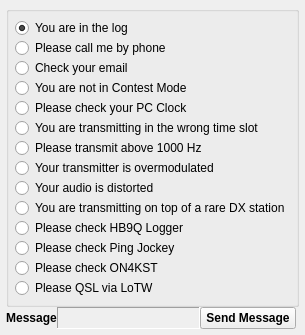
     <widget class="QWidget" name="tab_MSG">
      <attribute name="title">
       <string>General</string>
      </attribute>
      <layout class="QGridLayout" name="gridLayout_12">
       <property name="leftMargin">
        <number>6</number>
       </property>
       <property name="topMargin">
        <number>6</number>
       </property>
       <property name="rightMargin">
        <number>6</number>
       </property>
       <property name="bottomMargin">
        <number>6</number>
       </property>
       <property name="horizontalSpacing">
        <number>3</number>
       </property>
       <property name="verticalSpacing">
        <number>0</number>
       </property>
       <item row="1" column="0" colspan="2">
        <widget class="QGroupBox" name="groupBox_5">
         <property name="sizePolicy">
          <sizepolicy hsizetype="Preferred" vsizetype="MinimumExpanding">
           <horstretch>0</horstretch>
           <verstretch>0</verstretch>
          </sizepolicy>
         </property>
         <property name="title">
          <string/>
         </property>
         <layout class="QGridLayout" name="gridLayout_8">
          <property name="leftMargin">
           <number>6</number>
          </property>
          <property name="topMargin">
           <number>6</number>
          </property>
          <property name="rightMargin">
           <number>6</number>
          </property>
          <property name="bottomMargin">
           <number>6</number>
          </property>
          <property name="verticalSpacing">
           <number>0</number>
          </property>
          <item row="1" column="0">
           <widget class="QRadioButton" name="message2">
            <property name="text">
             <string>Please call me by phone</string>
            </property>
           </widget>
          </item>
          <item row="11" column="0">
           <widget class="QRadioButton" name="message12">
            <property name="text">
             <string>Please check Ping Jockey</string>
            </property>
           </widget>
          </item>
          <item row="0" column="0">
           <widget class="QRadioButton" name="message1">
            <property name="text">
             <string>You are in the log</string>
            </property>
            <property name="checked">
             <bool>true</bool>
            </property>
           </widget>
          </item>
          <item row="5" column="0">
           <widget class="QRadioButton" name="message6">
            <property name="text">
             <string>You are transmitting in the wrong time slot</string>
            </property>
           </widget>
          </item>
          <item row="3" column="0">
           <widget class="QRadioButton" name="message4">
            <property name="text">
             <string>You are not in Contest Mode</string>
            </property>
           </widget>
          </item>
          <item row="8" column="0">
           <widget class="QRadioButton" name="message9">
            <property name="text">
             <string>Your audio is distorted</string>
            </property>
           </widget>
          </item>
          <item row="7" column="0">
           <widget class="QRadioButton" name="message8">
            <property name="text">
             <string>Your transmitter is overmodulated</string>
            </property>
           </widget>
          </item>
          <item row="12" column="0">
           <widget class="QRadioButton" name="message13">
            <property name="text">
             <string>Please check ON4KST</string>
            </property>
           </widget>
          </item>
          <item row="6" column="0">
           <widget class="QRadioButton" name="message7">
            <property name="text">
             <string>Please transmit above 1000 Hz</string>
            </property>
           </widget>
          </item>
          <item row="2" column="0">
           <widget class="QRadioButton" name="message3">
            <property name="text">
             <string>Check your email</string>
            </property>
           </widget>
          </item>
          <item row="10" column="0">
           <widget class="QRadioButton" name="message11">
            <property name="text">
             <string>Please check HB9Q Logger</string>
            </property>
           </widget>
          </item>
          <item row="4" column="0">
           <widget class="QRadioButton" name="message5">
            <property name="text">
             <string>Please check your PC Clock</string>
            </property>
           </widget>
          </item>
          <item row="9" column="0">
           <widget class="QRadioButton" name="message10">
            <property name="text">
             <string>You are transmitting on top of a rare DX station</string>
            </property>
           </widget>
          </item>
          <item row="13" column="0">
           <widget class="QRadioButton" name="message14">
            <property name="text">
             <string>Please QSL via LoTW</string>
            </property>
           </widget>
          </item>
         </layout>
        </widget>
       </item>
       <item row="2" column="0">
        <layout class="QHBoxLayout" name="horizontalLayout" stretch="1,0,3,2">
         <item>
          <widget class="QLabel" name="label33_2">
           <property name="font">
            <font>
             <bold>true</bold>
            </font>
           </property>
           <property name="text">
            <string>Message</string>
           </property>
           <property name="alignment">
            <set>Qt::AlignCenter</set>
           </property>
          </widget>
         </item>
         <item>
          <widget class="QLabel" name="DxBaseLabel">
           <property name="sizePolicy">
            <sizepolicy hsizetype="Preferred" vsizetype="Fixed">
             <horstretch>0</horstretch>
             <verstretch>0</verstretch>
            </sizepolicy>
           </property>
           <property name="minimumSize">
            <size>
             <width>0</width>
             <height>0</height>
            </size>
           </property>
           <property name="maximumSize">
            <size>
             <width>0</width>
             <height>16777215</height>
            </size>
           </property>
           <property name="text">
            <string/>
           </property>
           <property name="alignment">
            <set>Qt::AlignCenter</set>
           </property>
          </widget>
         </item>
         <item>
          <widget class="QLabel" name="messageLabel4">
           <property name="font">
            <font>
             <bold>true</bold>
            </font>
           </property>
           <property name="autoFillBackground">
            <bool>false</bool>
           </property>
           <property name="frameShape">
            <enum>QFrame::Panel</enum>
           </property>
           <property name="frameShadow">
            <enum>QFrame::Sunken</enum>
           </property>
           <property name="text">
            <string/>
           </property>
           <property name="alignment">
            <set>Qt::AlignCenter</set>
           </property>
          </widget>
         </item>
         <item>
          <widget class="QPushButton" name="genButton">
           <property name="font">
            <font>
             <bold>true</bold>
            </font>
           </property>
           <property name="text">
            <string>Send Message</string>
           </property>
          </widget>
         </item>
        </layout>
       </item>
      </layout>
     </widget>
